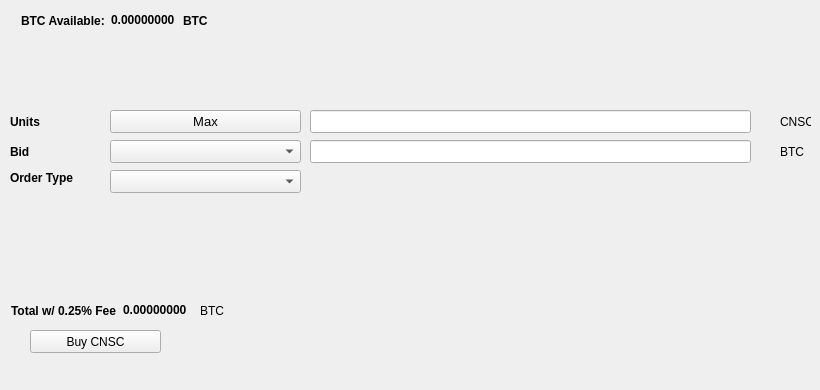
   <widget class="QWidget" name="BuyTab">
    <attribute name="title">
     <string>Buy</string>
    </attribute>
    <widget class="QPushButton" name="BuyCNSC">
     <property name="geometry">
      <rect>
       <x>30</x>
       <y>330</y>
       <width>131</width>
       <height>23</height>
      </rect>
     </property>
     <property name="text">
      <string>Buy CNSC</string>
     </property>
     <property name="icon">
      <iconset resource="../cnsc.qrc">
       <normaloff>:/icons/bitcoin</normaloff>:/icons/bitcoin</iconset>
     </property>
    </widget>
    <widget class="QLabel" name="label_3">
     <property name="geometry">
      <rect>
       <x>10</x>
       <y>110</y>
       <width>46</width>
       <height>23</height>
      </rect>
     </property>
     <property name="font">
      <font>
       <weight>75</weight>
       <bold>true</bold>
      </font>
     </property>
     <property name="text">
      <string>Units</string>
     </property>
    </widget>
    <widget class="QLineEdit" name="UnitsInput">
     <property name="geometry">
      <rect>
       <x>310</x>
       <y>110</y>
       <width>441</width>
       <height>23</height>
      </rect>
     </property>
     <property name="font">
      <font>
       <pointsize>9</pointsize>
       <weight>75</weight>
       <bold>true</bold>
      </font>
     </property>
    </widget>
    <widget class="QLineEdit" name="BuyBidPriceEdit">
     <property name="geometry">
      <rect>
       <x>310</x>
       <y>140</y>
       <width>441</width>
       <height>23</height>
      </rect>
     </property>
     <property name="font">
      <font>
       <pointsize>9</pointsize>
       <weight>75</weight>
       <bold>true</bold>
      </font>
     </property>
    </widget>
    <widget class="QLabel" name="label_4">
     <property name="geometry">
      <rect>
       <x>780</x>
       <y>110</y>
       <width>31</width>
       <height>23</height>
      </rect>
     </property>
     <property name="text">
      <string>CNSC</string>
     </property>
    </widget>
    <widget class="QLabel" name="label_5">
     <property name="geometry">
      <rect>
       <x>780</x>
       <y>140</y>
       <width>31</width>
       <height>23</height>
      </rect>
     </property>
     <property name="text">
      <string>BTC</string>
     </property>
    </widget>
    <widget class="QLabel" name="label_6">
     <property name="geometry">
      <rect>
       <x>10</x>
       <y>140</y>
       <width>46</width>
       <height>23</height>
      </rect>
     </property>
     <property name="font">
      <font>
       <weight>75</weight>
       <bold>true</bold>
      </font>
     </property>
     <property name="text">
      <string>Bid</string>
     </property>
    </widget>
    <widget class="QLabel" name="label_7">
     <property name="geometry">
      <rect>
       <x>10</x>
       <y>170</y>
       <width>91</width>
       <height>16</height>
      </rect>
     </property>
     <property name="font">
      <font>
       <weight>75</weight>
       <bold>true</bold>
      </font>
     </property>
     <property name="text">
      <string>Order Type</string>
     </property>
    </widget>
    <widget class="QPushButton" name="Buy_Max_Amount">
     <property name="geometry">
      <rect>
       <x>110</x>
       <y>110</y>
       <width>191</width>
       <height>23</height>
      </rect>
     </property>
     <property name="font">
      <font>
       <pointsize>10</pointsize>
      </font>
     </property>
     <property name="text">
      <string>Max</string>
     </property>
    </widget>
    <widget class="QComboBox" name="BuyBidcomboBox">
     <property name="geometry">
      <rect>
       <x>110</x>
       <y>140</y>
       <width>191</width>
       <height>23</height>
      </rect>
     </property>
     <property name="font">
      <font>
       <pointsize>10</pointsize>
      </font>
     </property>
    </widget>
    <widget class="QComboBox" name="buyOrdertypeCombo">
     <property name="geometry">
      <rect>
       <x>110</x>
       <y>170</y>
       <width>191</width>
       <height>23</height>
      </rect>
     </property>
     <property name="font">
      <font>
       <pointsize>10</pointsize>
      </font>
     </property>
    </widget>
    <widget class="QWidget" name="layoutWidget1">
     <property name="geometry">
      <rect>
       <x>21</x>
       <y>11</y>
       <width>227</width>
       <height>19</height>
      </rect>
     </property>
     <layout class="QHBoxLayout" name="horizontalLayout_3">
      <item>
       <widget class="QLabel" name="label232">
        <property name="font">
         <font>
          <weight>75</weight>
          <bold>true</bold>
         </font>
        </property>
        <property name="text">
         <string>BTC Available:</string>
        </property>
       </widget>
      </item>
      <item>
       <widget class="QLabel" name="BtcAvailableLbl">
        <property name="palette">
         <palette>
          <active>
           <colorrole role="WindowText">
            <brush brushstyle="SolidPattern">
             <color alpha="255">
              <red>0</red>
              <green>0</green>
              <blue>0</blue>
             </color>
            </brush>
           </colorrole>
           <colorrole role="Button">
            <brush brushstyle="SolidPattern">
             <color alpha="255">
              <red>0</red>
              <green>170</green>
              <blue>0</blue>
             </color>
            </brush>
           </colorrole>
           <colorrole role="Light">
            <brush brushstyle="SolidPattern">
             <color alpha="255">
              <red>0</red>
              <green>255</green>
              <blue>0</blue>
             </color>
            </brush>
           </colorrole>
           <colorrole role="Midlight">
            <brush brushstyle="SolidPattern">
             <color alpha="255">
              <red>0</red>
              <green>212</green>
              <blue>0</blue>
             </color>
            </brush>
           </colorrole>
           <colorrole role="Dark">
            <brush brushstyle="SolidPattern">
             <color alpha="255">
              <red>0</red>
              <green>85</green>
              <blue>0</blue>
             </color>
            </brush>
           </colorrole>
           <colorrole role="Mid">
            <brush brushstyle="SolidPattern">
             <color alpha="255">
              <red>0</red>
              <green>113</green>
              <blue>0</blue>
             </color>
            </brush>
           </colorrole>
           <colorrole role="Text">
            <brush brushstyle="SolidPattern">
             <color alpha="255">
              <red>0</red>
              <green>170</green>
              <blue>0</blue>
             </color>
            </brush>
           </colorrole>
           <colorrole role="BrightText">
            <brush brushstyle="SolidPattern">
             <color alpha="255">
              <red>255</red>
              <green>255</green>
              <blue>255</blue>
             </color>
            </brush>
           </colorrole>
           <colorrole role="ButtonText">
            <brush brushstyle="SolidPattern">
             <color alpha="255">
              <red>0</red>
              <green>0</green>
              <blue>0</blue>
             </color>
            </brush>
           </colorrole>
           <colorrole role="Base">
            <brush brushstyle="SolidPattern">
             <color alpha="255">
              <red>255</red>
              <green>255</green>
              <blue>255</blue>
             </color>
            </brush>
           </colorrole>
           <colorrole role="Window">
            <brush brushstyle="SolidPattern">
             <color alpha="255">
              <red>0</red>
              <green>170</green>
              <blue>0</blue>
             </color>
            </brush>
           </colorrole>
           <colorrole role="Shadow">
            <brush brushstyle="SolidPattern">
             <color alpha="255">
              <red>0</red>
              <green>0</green>
              <blue>0</blue>
             </color>
            </brush>
           </colorrole>
           <colorrole role="AlternateBase">
            <brush brushstyle="SolidPattern">
             <color alpha="255">
              <red>127</red>
              <green>212</green>
              <blue>127</blue>
             </color>
            </brush>
           </colorrole>
           <colorrole role="ToolTipBase">
            <brush brushstyle="SolidPattern">
             <color alpha="255">
              <red>255</red>
              <green>255</green>
              <blue>220</blue>
             </color>
            </brush>
           </colorrole>
           <colorrole role="ToolTipText">
            <brush brushstyle="SolidPattern">
             <color alpha="255">
              <red>0</red>
              <green>0</green>
              <blue>0</blue>
             </color>
            </brush>
           </colorrole>
          </active>
          <inactive>
           <colorrole role="WindowText">
            <brush brushstyle="SolidPattern">
             <color alpha="255">
              <red>0</red>
              <green>0</green>
              <blue>0</blue>
             </color>
            </brush>
           </colorrole>
           <colorrole role="Button">
            <brush brushstyle="SolidPattern">
             <color alpha="255">
              <red>0</red>
              <green>170</green>
              <blue>0</blue>
             </color>
            </brush>
           </colorrole>
           <colorrole role="Light">
            <brush brushstyle="SolidPattern">
             <color alpha="255">
              <red>0</red>
              <green>255</green>
              <blue>0</blue>
             </color>
            </brush>
           </colorrole>
           <colorrole role="Midlight">
            <brush brushstyle="SolidPattern">
             <color alpha="255">
              <red>0</red>
              <green>212</green>
              <blue>0</blue>
             </color>
            </brush>
           </colorrole>
           <colorrole role="Dark">
            <brush brushstyle="SolidPattern">
             <color alpha="255">
              <red>0</red>
              <green>85</green>
              <blue>0</blue>
             </color>
            </brush>
           </colorrole>
           <colorrole role="Mid">
            <brush brushstyle="SolidPattern">
             <color alpha="255">
              <red>0</red>
              <green>113</green>
              <blue>0</blue>
             </color>
            </brush>
           </colorrole>
           <colorrole role="Text">
            <brush brushstyle="SolidPattern">
             <color alpha="255">
              <red>0</red>
              <green>170</green>
              <blue>0</blue>
             </color>
            </brush>
           </colorrole>
           <colorrole role="BrightText">
            <brush brushstyle="SolidPattern">
             <color alpha="255">
              <red>255</red>
              <green>255</green>
              <blue>255</blue>
             </color>
            </brush>
           </colorrole>
           <colorrole role="ButtonText">
            <brush brushstyle="SolidPattern">
             <color alpha="255">
              <red>0</red>
              <green>0</green>
              <blue>0</blue>
             </color>
            </brush>
           </colorrole>
           <colorrole role="Base">
            <brush brushstyle="SolidPattern">
             <color alpha="255">
              <red>255</red>
              <green>255</green>
              <blue>255</blue>
             </color>
            </brush>
           </colorrole>
           <colorrole role="Window">
            <brush brushstyle="SolidPattern">
             <color alpha="255">
              <red>0</red>
              <green>170</green>
              <blue>0</blue>
             </color>
            </brush>
           </colorrole>
           <colorrole role="Shadow">
            <brush brushstyle="SolidPattern">
             <color alpha="255">
              <red>0</red>
              <green>0</green>
              <blue>0</blue>
             </color>
            </brush>
           </colorrole>
           <colorrole role="AlternateBase">
            <brush brushstyle="SolidPattern">
             <color alpha="255">
              <red>127</red>
              <green>212</green>
              <blue>127</blue>
             </color>
            </brush>
           </colorrole>
           <colorrole role="ToolTipBase">
            <brush brushstyle="SolidPattern">
             <color alpha="255">
              <red>255</red>
              <green>255</green>
              <blue>220</blue>
             </color>
            </brush>
           </colorrole>
           <colorrole role="ToolTipText">
            <brush brushstyle="SolidPattern">
             <color alpha="255">
              <red>0</red>
              <green>0</green>
              <blue>0</blue>
             </color>
            </brush>
           </colorrole>
          </inactive>
          <disabled>
           <colorrole role="WindowText">
            <brush brushstyle="SolidPattern">
             <color alpha="255">
              <red>0</red>
              <green>85</green>
              <blue>0</blue>
             </color>
            </brush>
           </colorrole>
           <colorrole role="Button">
            <brush brushstyle="SolidPattern">
             <color alpha="255">
              <red>0</red>
              <green>170</green>
              <blue>0</blue>
             </color>
            </brush>
           </colorrole>
           <colorrole role="Light">
            <brush brushstyle="SolidPattern">
             <color alpha="255">
              <red>0</red>
              <green>255</green>
              <blue>0</blue>
             </color>
            </brush>
           </colorrole>
           <colorrole role="Midlight">
            <brush brushstyle="SolidPattern">
             <color alpha="255">
              <red>0</red>
              <green>212</green>
              <blue>0</blue>
             </color>
            </brush>
           </colorrole>
           <colorrole role="Dark">
            <brush brushstyle="SolidPattern">
             <color alpha="255">
              <red>0</red>
              <green>85</green>
              <blue>0</blue>
             </color>
            </brush>
           </colorrole>
           <colorrole role="Mid">
            <brush brushstyle="SolidPattern">
             <color alpha="255">
              <red>0</red>
              <green>113</green>
              <blue>0</blue>
             </color>
            </brush>
           </colorrole>
           <colorrole role="Text">
            <brush brushstyle="SolidPattern">
             <color alpha="255">
              <red>0</red>
              <green>85</green>
              <blue>0</blue>
             </color>
            </brush>
           </colorrole>
           <colorrole role="BrightText">
            <brush brushstyle="SolidPattern">
             <color alpha="255">
              <red>255</red>
              <green>255</green>
              <blue>255</blue>
             </color>
            </brush>
           </colorrole>
           <colorrole role="ButtonText">
            <brush brushstyle="SolidPattern">
             <color alpha="255">
              <red>0</red>
              <green>85</green>
              <blue>0</blue>
             </color>
            </brush>
           </colorrole>
           <colorrole role="Base">
            <brush brushstyle="SolidPattern">
             <color alpha="255">
              <red>0</red>
              <green>170</green>
              <blue>0</blue>
             </color>
            </brush>
           </colorrole>
           <colorrole role="Window">
            <brush brushstyle="SolidPattern">
             <color alpha="255">
              <red>0</red>
              <green>170</green>
              <blue>0</blue>
             </color>
            </brush>
           </colorrole>
           <colorrole role="Shadow">
            <brush brushstyle="SolidPattern">
             <color alpha="255">
              <red>0</red>
              <green>0</green>
              <blue>0</blue>
             </color>
            </brush>
           </colorrole>
           <colorrole role="AlternateBase">
            <brush brushstyle="SolidPattern">
             <color alpha="255">
              <red>0</red>
              <green>170</green>
              <blue>0</blue>
             </color>
            </brush>
           </colorrole>
           <colorrole role="ToolTipBase">
            <brush brushstyle="SolidPattern">
             <color alpha="255">
              <red>255</red>
              <green>255</green>
              <blue>220</blue>
             </color>
            </brush>
           </colorrole>
           <colorrole role="ToolTipText">
            <brush brushstyle="SolidPattern">
             <color alpha="255">
              <red>0</red>
              <green>0</green>
              <blue>0</blue>
             </color>
            </brush>
           </colorrole>
          </disabled>
         </palette>
        </property>
        <property name="font">
         <font>
          <weight>75</weight>
          <bold>true</bold>
         </font>
        </property>
        <property name="text">
         <string>0.00000000</string>
        </property>
        <property name="textInteractionFlags">
         <set>Qt::LinksAccessibleByMouse|Qt::TextSelectableByKeyboard|Qt::TextSelectableByMouse</set>
        </property>
       </widget>
      </item>
      <item>
       <widget class="QLabel" name="BtcAvailableLbl_2">
        <property name="font">
         <font>
          <weight>75</weight>
          <bold>true</bold>
         </font>
        </property>
        <property name="text">
         <string>BTC</string>
        </property>
       </widget>
      </item>
     </layout>
    </widget>
    <widget class="QWidget" name="layoutWidge2">
     <property name="geometry">
      <rect>
       <x>11</x>
       <y>301</y>
       <width>259</width>
       <height>19</height>
      </rect>
     </property>
     <layout class="QHBoxLayout" name="horizontalLayout_4">
      <item>
       <widget class="QLabel" name="label_9">
        <property name="font">
         <font>
          <weight>75</weight>
          <bold>true</bold>
         </font>
        </property>
        <property name="text">
         <string>Total w/ 0.25% Fee</string>
        </property>
       </widget>
      </item>
      <item>
       <widget class="QLabel" name="BuyCostLabel">
        <property name="palette">
         <palette>
          <active>
           <colorrole role="WindowText">
            <brush brushstyle="SolidPattern">
             <color alpha="255">
              <red>0</red>
              <green>0</green>
              <blue>0</blue>
             </color>
            </brush>
           </colorrole>
           <colorrole role="Button">
            <brush brushstyle="SolidPattern">
             <color alpha="255">
              <red>0</red>
              <green>170</green>
              <blue>0</blue>
             </color>
            </brush>
           </colorrole>
           <colorrole role="Light">
            <brush brushstyle="SolidPattern">
             <color alpha="255">
              <red>0</red>
              <green>255</green>
              <blue>0</blue>
             </color>
            </brush>
           </colorrole>
           <colorrole role="Midlight">
            <brush brushstyle="SolidPattern">
             <color alpha="255">
              <red>0</red>
              <green>212</green>
              <blue>0</blue>
             </color>
            </brush>
           </colorrole>
           <colorrole role="Dark">
            <brush brushstyle="SolidPattern">
             <color alpha="255">
              <red>0</red>
              <green>85</green>
              <blue>0</blue>
             </color>
            </brush>
           </colorrole>
           <colorrole role="Mid">
            <brush brushstyle="SolidPattern">
             <color alpha="255">
              <red>0</red>
              <green>113</green>
              <blue>0</blue>
             </color>
            </brush>
           </colorrole>
           <colorrole role="Text">
            <brush brushstyle="SolidPattern">
             <color alpha="255">
              <red>0</red>
              <green>170</green>
              <blue>0</blue>
             </color>
            </brush>
           </colorrole>
           <colorrole role="BrightText">
            <brush brushstyle="SolidPattern">
             <color alpha="255">
              <red>255</red>
              <green>255</green>
              <blue>255</blue>
             </color>
            </brush>
           </colorrole>
           <colorrole role="ButtonText">
            <brush brushstyle="SolidPattern">
             <color alpha="255">
              <red>0</red>
              <green>0</green>
              <blue>0</blue>
             </color>
            </brush>
           </colorrole>
           <colorrole role="Base">
            <brush brushstyle="SolidPattern">
             <color alpha="255">
              <red>255</red>
              <green>255</green>
              <blue>255</blue>
             </color>
            </brush>
           </colorrole>
           <colorrole role="Window">
            <brush brushstyle="SolidPattern">
             <color alpha="255">
              <red>0</red>
              <green>170</green>
              <blue>0</blue>
             </color>
            </brush>
           </colorrole>
           <colorrole role="Shadow">
            <brush brushstyle="SolidPattern">
             <color alpha="255">
              <red>0</red>
              <green>0</green>
              <blue>0</blue>
             </color>
            </brush>
           </colorrole>
           <colorrole role="AlternateBase">
            <brush brushstyle="SolidPattern">
             <color alpha="255">
              <red>127</red>
              <green>212</green>
              <blue>127</blue>
             </color>
            </brush>
           </colorrole>
           <colorrole role="ToolTipBase">
            <brush brushstyle="SolidPattern">
             <color alpha="255">
              <red>255</red>
              <green>255</green>
              <blue>220</blue>
             </color>
            </brush>
           </colorrole>
           <colorrole role="ToolTipText">
            <brush brushstyle="SolidPattern">
             <color alpha="255">
              <red>0</red>
              <green>0</green>
              <blue>0</blue>
             </color>
            </brush>
           </colorrole>
          </active>
          <inactive>
           <colorrole role="WindowText">
            <brush brushstyle="SolidPattern">
             <color alpha="255">
              <red>0</red>
              <green>0</green>
              <blue>0</blue>
             </color>
            </brush>
           </colorrole>
           <colorrole role="Button">
            <brush brushstyle="SolidPattern">
             <color alpha="255">
              <red>0</red>
              <green>170</green>
              <blue>0</blue>
             </color>
            </brush>
           </colorrole>
           <colorrole role="Light">
            <brush brushstyle="SolidPattern">
             <color alpha="255">
              <red>0</red>
              <green>255</green>
              <blue>0</blue>
             </color>
            </brush>
           </colorrole>
           <colorrole role="Midlight">
            <brush brushstyle="SolidPattern">
             <color alpha="255">
              <red>0</red>
              <green>212</green>
              <blue>0</blue>
             </color>
            </brush>
           </colorrole>
           <colorrole role="Dark">
            <brush brushstyle="SolidPattern">
             <color alpha="255">
              <red>0</red>
              <green>85</green>
              <blue>0</blue>
             </color>
            </brush>
           </colorrole>
           <colorrole role="Mid">
            <brush brushstyle="SolidPattern">
             <color alpha="255">
              <red>0</red>
              <green>113</green>
              <blue>0</blue>
             </color>
            </brush>
           </colorrole>
           <colorrole role="Text">
            <brush brushstyle="SolidPattern">
             <color alpha="255">
              <red>0</red>
              <green>170</green>
              <blue>0</blue>
             </color>
            </brush>
           </colorrole>
           <colorrole role="BrightText">
            <brush brushstyle="SolidPattern">
             <color alpha="255">
              <red>255</red>
              <green>255</green>
              <blue>255</blue>
             </color>
            </brush>
           </colorrole>
           <colorrole role="ButtonText">
            <brush brushstyle="SolidPattern">
             <color alpha="255">
              <red>0</red>
              <green>0</green>
              <blue>0</blue>
             </color>
            </brush>
           </colorrole>
           <colorrole role="Base">
            <brush brushstyle="SolidPattern">
             <color alpha="255">
              <red>255</red>
              <green>255</green>
              <blue>255</blue>
             </color>
            </brush>
           </colorrole>
           <colorrole role="Window">
            <brush brushstyle="SolidPattern">
             <color alpha="255">
              <red>0</red>
              <green>170</green>
              <blue>0</blue>
             </color>
            </brush>
           </colorrole>
           <colorrole role="Shadow">
            <brush brushstyle="SolidPattern">
             <color alpha="255">
              <red>0</red>
              <green>0</green>
              <blue>0</blue>
             </color>
            </brush>
           </colorrole>
           <colorrole role="AlternateBase">
            <brush brushstyle="SolidPattern">
             <color alpha="255">
              <red>127</red>
              <green>212</green>
              <blue>127</blue>
             </color>
            </brush>
           </colorrole>
           <colorrole role="ToolTipBase">
            <brush brushstyle="SolidPattern">
             <color alpha="255">
              <red>255</red>
              <green>255</green>
              <blue>220</blue>
             </color>
            </brush>
           </colorrole>
           <colorrole role="ToolTipText">
            <brush brushstyle="SolidPattern">
             <color alpha="255">
              <red>0</red>
              <green>0</green>
              <blue>0</blue>
             </color>
            </brush>
           </colorrole>
          </inactive>
          <disabled>
           <colorrole role="WindowText">
            <brush brushstyle="SolidPattern">
             <color alpha="255">
              <red>0</red>
              <green>85</green>
              <blue>0</blue>
             </color>
            </brush>
           </colorrole>
           <colorrole role="Button">
            <brush brushstyle="SolidPattern">
             <color alpha="255">
              <red>0</red>
              <green>170</green>
              <blue>0</blue>
             </color>
            </brush>
           </colorrole>
           <colorrole role="Light">
            <brush brushstyle="SolidPattern">
             <color alpha="255">
              <red>0</red>
              <green>255</green>
              <blue>0</blue>
             </color>
            </brush>
           </colorrole>
           <colorrole role="Midlight">
            <brush brushstyle="SolidPattern">
             <color alpha="255">
              <red>0</red>
              <green>212</green>
              <blue>0</blue>
             </color>
            </brush>
           </colorrole>
           <colorrole role="Dark">
            <brush brushstyle="SolidPattern">
             <color alpha="255">
              <red>0</red>
              <green>85</green>
              <blue>0</blue>
             </color>
            </brush>
           </colorrole>
           <colorrole role="Mid">
            <brush brushstyle="SolidPattern">
             <color alpha="255">
              <red>0</red>
              <green>113</green>
              <blue>0</blue>
             </color>
            </brush>
           </colorrole>
           <colorrole role="Text">
            <brush brushstyle="SolidPattern">
             <color alpha="255">
              <red>0</red>
              <green>85</green>
              <blue>0</blue>
             </color>
            </brush>
           </colorrole>
           <colorrole role="BrightText">
            <brush brushstyle="SolidPattern">
             <color alpha="255">
              <red>255</red>
              <green>255</green>
              <blue>255</blue>
             </color>
            </brush>
           </colorrole>
           <colorrole role="ButtonText">
            <brush brushstyle="SolidPattern">
             <color alpha="255">
              <red>0</red>
              <green>85</green>
              <blue>0</blue>
             </color>
            </brush>
           </colorrole>
           <colorrole role="Base">
            <brush brushstyle="SolidPattern">
             <color alpha="255">
              <red>0</red>
              <green>170</green>
              <blue>0</blue>
             </color>
            </brush>
           </colorrole>
           <colorrole role="Window">
            <brush brushstyle="SolidPattern">
             <color alpha="255">
              <red>0</red>
              <green>170</green>
              <blue>0</blue>
             </color>
            </brush>
           </colorrole>
           <colorrole role="Shadow">
            <brush brushstyle="SolidPattern">
             <color alpha="255">
              <red>0</red>
              <green>0</green>
              <blue>0</blue>
             </color>
            </brush>
           </colorrole>
           <colorrole role="AlternateBase">
            <brush brushstyle="SolidPattern">
             <color alpha="255">
              <red>0</red>
              <green>170</green>
              <blue>0</blue>
             </color>
            </brush>
           </colorrole>
           <colorrole role="ToolTipBase">
            <brush brushstyle="SolidPattern">
             <color alpha="255">
              <red>255</red>
              <green>255</green>
              <blue>220</blue>
             </color>
            </brush>
           </colorrole>
           <colorrole role="ToolTipText">
            <brush brushstyle="SolidPattern">
             <color alpha="255">
              <red>0</red>
              <green>0</green>
              <blue>0</blue>
             </color>
            </brush>
           </colorrole>
          </disabled>
         </palette>
        </property>
        <property name="font">
         <font>
          <weight>75</weight>
          <bold>true</bold>
         </font>
        </property>
        <property name="autoFillBackground">
         <bool>false</bool>
        </property>
        <property name="text">
         <string>0.00000000</string>
        </property>
        <property name="textInteractionFlags">
         <set>Qt::LinksAccessibleByMouse|Qt::TextSelectableByMouse</set>
        </property>
       </widget>
      </item>
      <item>
       <widget class="QLabel" name="label_10">
        <property name="font">
         <font>
          <weight>50</weight>
          <bold>false</bold>
         </font>
        </property>
        <property name="text">
         <string>BTC</string>
        </property>
       </widget>
      </item>
     </layout>
    </widget>
    <widget class="QLabel" name="label_24">
     <property name="geometry">
      <rect>
       <x>460</x>
       <y>300</y>
       <width>281</width>
       <height>81</height>
      </rect>
     </property>
     <property name="text">
      <string/>
     </property>
     <property name="pixmap">
      <pixmap>:/images/bittrex</pixmap>
     </property>
    </widget>
   </widget>
